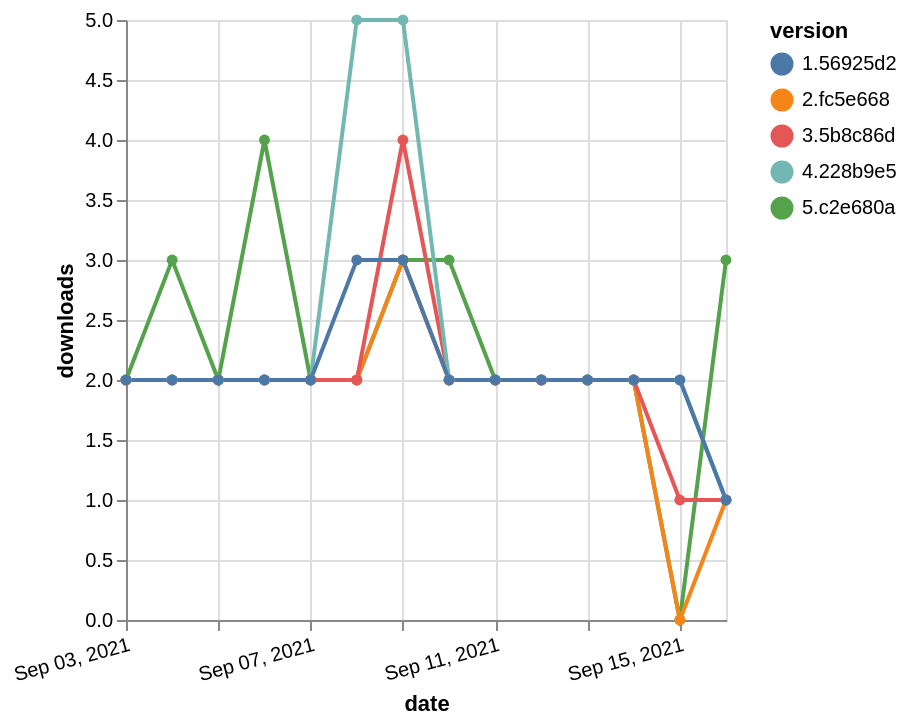

Express this chart as Vega-Lite.
### Vega-Lite specification from a JSON file in a GitHub repository (floating-point values rounded to 4 significant figures)
{"$schema": "https://vega.github.io/schema/vega-lite/v5.json", "description": "A simple bar chart with embedded data.", "data": {"values": [{"date": "2021-09-03", "total": 328, "delta": 2, "version": "5.c2e680a"}, {"date": "2021-09-04", "total": 331, "delta": 3, "version": "5.c2e680a"}, {"date": "2021-09-05", "total": 333, "delta": 2, "version": "5.c2e680a"}, {"date": "2021-09-06", "total": 337, "delta": 4, "version": "5.c2e680a"}, {"date": "2021-09-07", "total": 339, "delta": 2, "version": "5.c2e680a"}, {"date": "2021-09-08", "total": 341, "delta": 2, "version": "5.c2e680a"}, {"date": "2021-09-09", "total": 344, "delta": 3, "version": "5.c2e680a"}, {"date": "2021-09-10", "total": 347, "delta": 3, "version": "5.c2e680a"}, {"date": "2021-09-11", "total": 349, "delta": 2, "version": "5.c2e680a"}, {"date": "2021-09-12", "total": 351, "delta": 2, "version": "5.c2e680a"}, {"date": "2021-09-13", "total": 353, "delta": 2, "version": "5.c2e680a"}, {"date": "2021-09-14", "total": 355, "delta": 2, "version": "5.c2e680a"}, {"date": "2021-09-15", "total": 355, "delta": 0, "version": "5.c2e680a"}, {"date": "2021-09-16", "total": 358, "delta": 3, "version": "5.c2e680a"}, {"date": "2021-09-03", "total": 947, "delta": 2, "version": "2.fc5e668"}, {"date": "2021-09-04", "total": 949, "delta": 2, "version": "2.fc5e668"}, {"date": "2021-09-05", "total": 951, "delta": 2, "version": "2.fc5e668"}, {"date": "2021-09-06", "total": 953, "delta": 2, "version": "2.fc5e668"}, {"date": "2021-09-07", "total": 955, "delta": 2, "version": "2.fc5e668"}, {"date": "2021-09-08", "total": 957, "delta": 2, "version": "2.fc5e668"}, {"date": "2021-09-09", "total": 960, "delta": 3, "version": "2.fc5e668"}, {"date": "2021-09-10", "total": 962, "delta": 2, "version": "2.fc5e668"}, {"date": "2021-09-11", "total": 964, "delta": 2, "version": "2.fc5e668"}, {"date": "2021-09-12", "total": 966, "delta": 2, "version": "2.fc5e668"}, {"date": "2021-09-13", "total": 968, "delta": 2, "version": "2.fc5e668"}, {"date": "2021-09-14", "total": 970, "delta": 2, "version": "2.fc5e668"}, {"date": "2021-09-15", "total": 970, "delta": 0, "version": "2.fc5e668"}, {"date": "2021-09-16", "total": 971, "delta": 1, "version": "2.fc5e668"}, {"date": "2021-09-03", "total": 580, "delta": 2, "version": "3.5b8c86d"}, {"date": "2021-09-04", "total": 582, "delta": 2, "version": "3.5b8c86d"}, {"date": "2021-09-05", "total": 584, "delta": 2, "version": "3.5b8c86d"}, {"date": "2021-09-06", "total": 586, "delta": 2, "version": "3.5b8c86d"}, {"date": "2021-09-07", "total": 588, "delta": 2, "version": "3.5b8c86d"}, {"date": "2021-09-08", "total": 590, "delta": 2, "version": "3.5b8c86d"}, {"date": "2021-09-09", "total": 594, "delta": 4, "version": "3.5b8c86d"}, {"date": "2021-09-10", "total": 596, "delta": 2, "version": "3.5b8c86d"}, {"date": "2021-09-11", "total": 598, "delta": 2, "version": "3.5b8c86d"}, {"date": "2021-09-12", "total": 600, "delta": 2, "version": "3.5b8c86d"}, {"date": "2021-09-13", "total": 602, "delta": 2, "version": "3.5b8c86d"}, {"date": "2021-09-14", "total": 604, "delta": 2, "version": "3.5b8c86d"}, {"date": "2021-09-15", "total": 605, "delta": 1, "version": "3.5b8c86d"}, {"date": "2021-09-16", "total": 606, "delta": 1, "version": "3.5b8c86d"}, {"date": "2021-09-03", "total": 552, "delta": 2, "version": "4.228b9e5"}, {"date": "2021-09-04", "total": 554, "delta": 2, "version": "4.228b9e5"}, {"date": "2021-09-05", "total": 556, "delta": 2, "version": "4.228b9e5"}, {"date": "2021-09-06", "total": 558, "delta": 2, "version": "4.228b9e5"}, {"date": "2021-09-07", "total": 560, "delta": 2, "version": "4.228b9e5"}, {"date": "2021-09-08", "total": 565, "delta": 5, "version": "4.228b9e5"}, {"date": "2021-09-09", "total": 570, "delta": 5, "version": "4.228b9e5"}, {"date": "2021-09-10", "total": 572, "delta": 2, "version": "4.228b9e5"}, {"date": "2021-09-11", "total": 574, "delta": 2, "version": "4.228b9e5"}, {"date": "2021-09-12", "total": 576, "delta": 2, "version": "4.228b9e5"}, {"date": "2021-09-13", "total": 578, "delta": 2, "version": "4.228b9e5"}, {"date": "2021-09-14", "total": 580, "delta": 2, "version": "4.228b9e5"}, {"date": "2021-09-15", "total": 582, "delta": 2, "version": "4.228b9e5"}, {"date": "2021-09-16", "total": 583, "delta": 1, "version": "4.228b9e5"}, {"date": "2021-09-03", "total": 1018, "delta": 2, "version": "1.56925d2"}, {"date": "2021-09-04", "total": 1020, "delta": 2, "version": "1.56925d2"}, {"date": "2021-09-05", "total": 1022, "delta": 2, "version": "1.56925d2"}, {"date": "2021-09-06", "total": 1024, "delta": 2, "version": "1.56925d2"}, {"date": "2021-09-07", "total": 1026, "delta": 2, "version": "1.56925d2"}, {"date": "2021-09-08", "total": 1029, "delta": 3, "version": "1.56925d2"}, {"date": "2021-09-09", "total": 1032, "delta": 3, "version": "1.56925d2"}, {"date": "2021-09-10", "total": 1034, "delta": 2, "version": "1.56925d2"}, {"date": "2021-09-11", "total": 1036, "delta": 2, "version": "1.56925d2"}, {"date": "2021-09-12", "total": 1038, "delta": 2, "version": "1.56925d2"}, {"date": "2021-09-13", "total": 1040, "delta": 2, "version": "1.56925d2"}, {"date": "2021-09-14", "total": 1042, "delta": 2, "version": "1.56925d2"}, {"date": "2021-09-15", "total": 1044, "delta": 2, "version": "1.56925d2"}, {"date": "2021-09-16", "total": 1045, "delta": 1, "version": "1.56925d2"}]}, "width": "container", "mark": {"type": "line", "point": {"filled": true}}, "encoding": {"x": {"field": "date", "type": "temporal", "timeUnit": "yearmonthdate", "title": "date", "axis": {"labelAngle": -15}}, "y": {"field": "delta", "type": "quantitative", "title": "downloads"}, "color": {"field": "version", "type": "nominal"}, "tooltip": {"field": "delta"}}}
